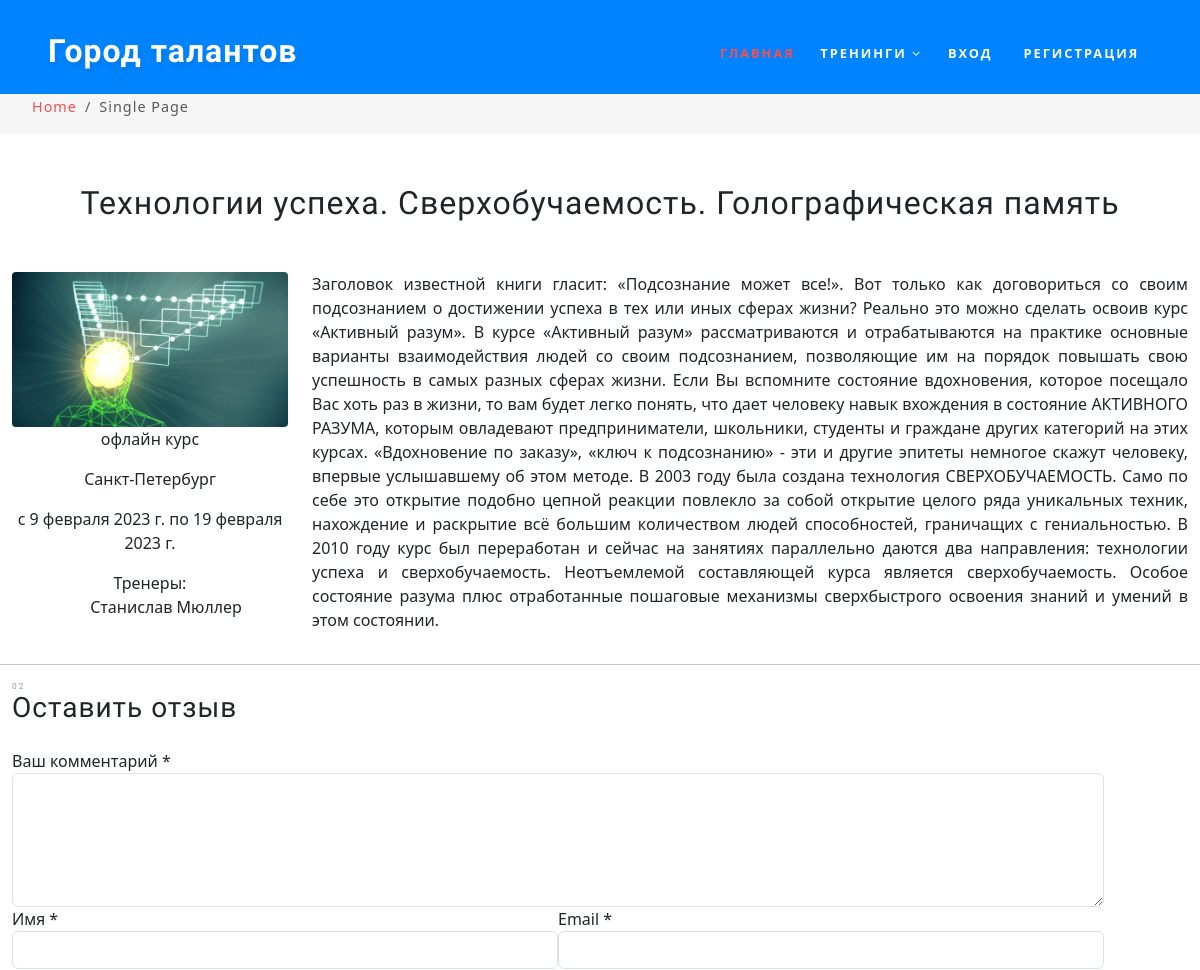
The page /gpspb_09022023/ (upper part) on the database as committed earlier.
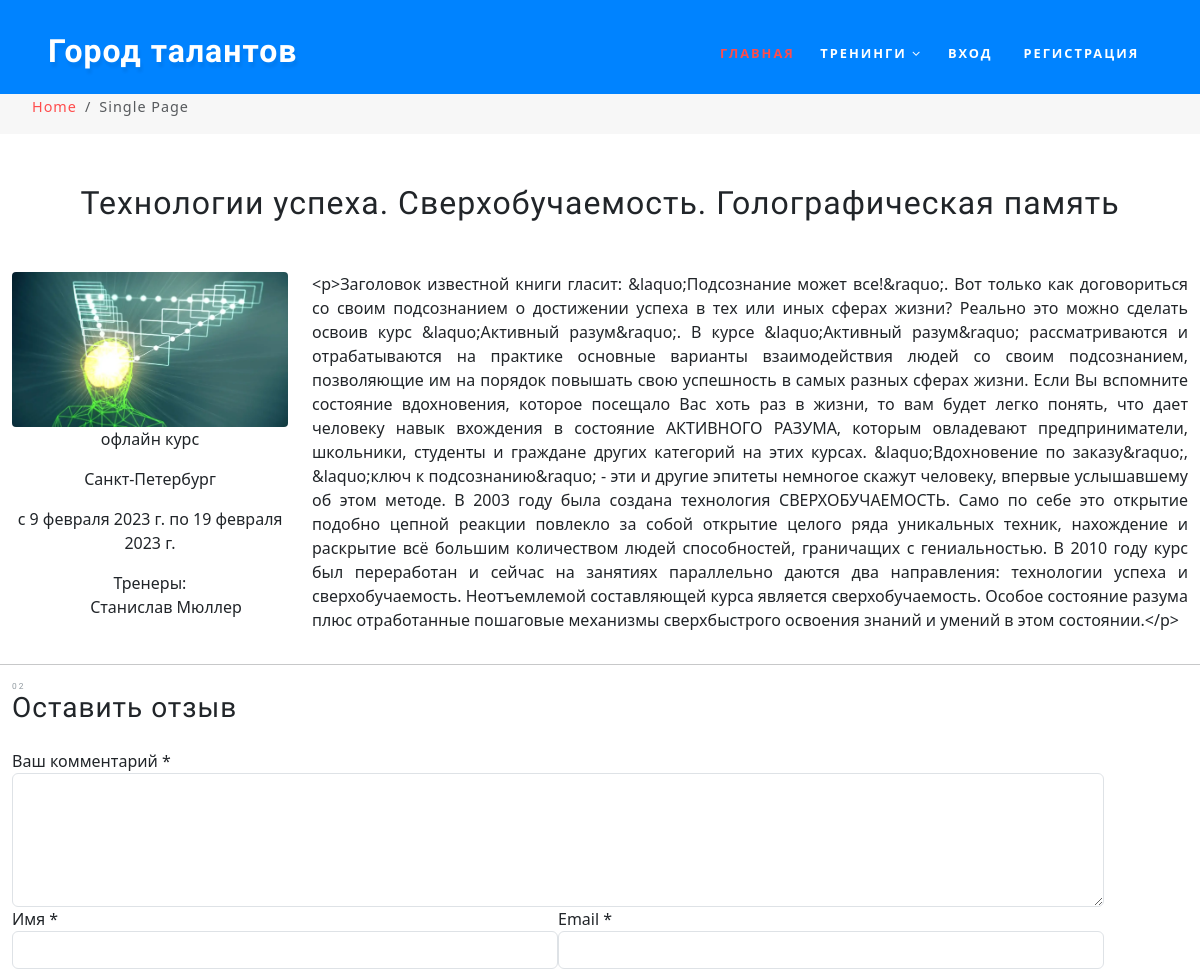
The same page on the database as committed later.
### sam/models.py (models this page shows, shortened)
class Trainings(models.Model):
    name = models.CharField("Название", max_length=255)
    trainingType = models.ForeignKey(
        TrainingTypes, verbose_name="тип тренинга", on_delete=models.SET_NULL, null=True
    )
    dtStart = models.DateField("дата начала", default=date.today)
    dtEnd = models.DateField("дата завершения", default=date.today)
    locality = models.ForeignKey(
        Locality, verbose_name="место проведения тренинга", on_delete=models.SET_NULL, null=True
    )
    instructors = models.ManyToManyField(
        Instructors, verbose_name="тренеры", related_name="traning_instructor"
    )
    draft = models.BooleanField("Черновик", default=False)
    url = models.SlugField(max_length=255, unique=True)
    image = models.ImageField("Изображение", upload_to="trainings", null=True)
    description = models.TextField("Описание", null=True)
    shortText = models.TextField("Краткое описание", max_length=255, null=True )
    class Meta:
        verbose_name = "тренинг"
        verbose_name_plural = "тренинги"

class TrainingTypes(models.Model):
    name = models.CharField("Тип тренинга", max_length=200)
    description = models.TextField("Описание")
    url = models.SlugField(max_length=255, unique=True, default="q")
    def __str__(self):
        return self.name
    class Meta:
        verbose_name = "тип тренинга"
        verbose_name_plural = "типы тренинга"

class Locality(models.Model):
    name = models.CharField("Место тренинга", max_length=255)
    description = models.TextField("Описание")
    image = models.ImageField("Изображение", upload_to="locality")
    url = models.SlugField(max_length=255, unique=True, default="q")
    def __str__(self):
        return self.name
    class Meta:
        verbose_name = "место проведения тренинга"
        verbose_name_plural = "места проведения тренингов"

class Instructors(models.Model):
    fio = models.CharField("ФИО", max_length=255)
    gender = models.ForeignKey(
        Genders, verbose_name="пол", on_delete=models.SET_NULL, null=True
    )
    birthday = models.DateField("Дата рождения")
    education = models.CharField("Образование", max_length=255)
    description = models.TextField("Описание", null=True)
    image = models.ImageField("Изображение", upload_to="instructors")
    locality = models.ManyToManyField(
        Locality, verbose_name="места проведения тренингов", related_name="instructor_locality"
    )
    url = models.SlugField(max_length=255, unique=True, default="q")
    email = models.EmailField("e-mail", max_length=254, null=True)
    mobphone = models.CharField("Телефон", max_length=254, null=True )
    vk = models.URLField("страница ВК", max_length=254, null=True)
    tg = models.URLField("страница Telegramm", max_length=254, null=True)
    class Meta:
        verbose_name = "тренер"
        verbose_name_plural = "тренеры"

### sam/views.py (the view)
# urls.py: path("<slug:slug>/", views.TrainingDetailView.as_view(), name='training_detail'),
class TrainingDetailView(DetailView):
    model = Trainings
    slug_field = "url"
    context_object_name = "training"
    template_name = "sam/training_detail.html"

### sam/templatetags/training_tag.py (called while the page is built)
@register.simple_tag()
def get_trainingTypes():
    return TrainingTypes.objects.all()

### templates/sam/training_detail.html (shortened to what this page needs)
{% extends 'base.html' %}
{% block content %}
    <section class="container-fluid text-center">
        <div class="row">
            <div class="col">
                <h2 class="title-training">{{ training.name }}</h2>
            </div>
        </div>
        <div class="row">
            <div class="col-3">
                <img src="{{training.image.url}}" class="img-inner" alt="картинка тренинга">
                <p>{{ training.trainingType }}</p>
                <p>{{ training.locality }}</p>
                <p>c {{ training.dtStart }} по {{ training.dtEnd }}</p>
                <span class="instructors">Тренеры:
                <ul>
                {% for instructor in training.instructors.all %}
                    <li>{{ instructor.fio }}</li>
                {% endfor %}
                </ul>
            </span>
            </div>
            <div class="col-9 article-content">
                <p>{{ training.description }}</p>
            </div>
        </div>
    </section>
    {% include 'include/reviews.html' %}
{% endblock content %}

### templates/base.html (shortened to what this page needs)
<!DOCTYPE html>
{% load static %}
<html lang="ru">
<head>
    <link rel="stylesheet" href="https://cdn.jsdelivr.net/npm/bootstrap@5.3.0-alpha1/dist/css/bootstrap.min.css">
    <link rel="stylesheet" href="{% static 'css/style.css' %}" type="text/css" media="all">
    <link rel="stylesheet" href="{% static 'css/from_movies.css' %}" type="text/css" media="all">
    <link rel="stylesheet" href="{% static 'css/font-awesome.css' %}" type="text/css" media="all">
    <link rel="stylesheet" href="{% static 'css/bootstrap.min.css' %}" type="text/css" media="all">
    <link rel="stylesheet" href="{% static 'css/bootstrap.css' %}" type="text/css" media="all">
</head>
<body>
<div id="page" class="page">
    <div class="main-banner bg {% block header %} {% endblock header %}" id="home">
        {% include 'include/header.html' %}
    </div>
    <ol class="breadcrumb editContent">
        <li class="breadcrumb-item">
            <a href="index.html" class="editContent">Home</a>
        </li>
        <li class="breadcrumb-item active editContent">Single Page</li>
    </ol>
    {% block content %}
    {% endblock content %}
</div>
</body>
</html>

### templates/include/header.html (shortened to what this page needs)
{% load training_tag %}
<header class="header">
    <div class="container-fluid px-lg-5">
        <nav class="py-4">
            <div id="logo">
                <h2>
                    <a href="http://talentcity.ru/" class="editContent" target="_blank">
                        Город талантов
                    </a>
                </h2>
            </div>
            <ul class="menu mt-2">
                <li class="active"><a href="index.html">Главная</a></li>
                <li>
                    <a href="#">Тренинги <span class="fa fa-angle-down" aria-hidden="true"></span></a>
                </li>
                <li>
                    {% if user.is_authenticated %}
                    <span>{{ user.username }}</span>
                        <a href="{% url 'account_logout' %}">
                            Выход
                        </a>
                    {% else %}
                        <a href="{% url 'account_login' %}">
                            Вход
                        </a>
                        <a href="{% url 'account_signup' %}">
                            Регистрация
                        </a>
                    {% endif %}
                </li>
            </ul>
        </nav>
    </div>
</header>

### templates/include/reviews.html (shortened to what this page needs)
<hr>
<div class="row review container">
    <div class="single-form-left">
        <div class="contact-single">
            <h3 class="editContent">
                <span class="sub-tittle editContent">02</span>
                Оставить отзыв
            </h3>
            <form action="#" method="get" class="mt-4">
                <div class="form-group editContent">
                    <label for="contactcomment" class="editContent">
                        Ваш комментарий *
                    </label>
                    <textarea class="form-control border" rows="5" id="contactcomment" required="">
                    </textarea>
                </div>
                <div class="d-sm-flex">
                    <div class="col-sm-6 form-group p-0 editContent">
                        <label for="contactusername" class="editContent">
                            Имя *
                        </label>
                        <input type="text" class="form-control border" id="contactusername" required="">
                    </div>
                    <div class="col-sm-6 form-group ml-sm-3 editContent">
                        <label for="contactemail" class="editContent">
                            Email *
                        </label>
                        <input type="email" class="form-control border" id="contactemail" required="">
                    </div>
                </div>
            </form>
        </div>
    </div>
</div>

### templates/include/footer.html (shortened to what this page needs)
{% load static %}

### static/css/style.css (style rules this page uses)
:root { --main-bg-color-1: #0083ff; --main-bg-color-2: #2fbb22; --main-bg-color-3: #fff; }
header { position: fixed; z-index: 9; width: 100%; background-color: var(--main-bg-color-1); }
.img-inner { width: 100%; }
.title-training { margin: 50px; }
.instructors li { list-style-type: none; }
.article-content p { text-align: justify; }
h1, h2, h3, h4, h5, h6 { font-family: 'Source Sans Pro', sans-serif; color: #000; font-weight: 600; line-height: 1.7; margin: 0; }

### static/css/from_movies.css (style rules this page uses)
html, body { margin: 0; font-size: 100%; background: #fff; font-family: 'Lato', sans-serif; scroll-behavior: smooth; }
body a { text-decoration: none; transition: 0.5s all; -webkit-transition: 0.5s all; -moz-transition: 0.5s all; -o-transition: 0.5s all; -ms-transition: 0.5s all; }
input[type="button"], input[type="submit"], input[type="text"], input[type="email"], input[type="search"] { transition: 0.5s all; -webkit-transition: 0.5s all; -moz-transition: 0.5s all; -o-transition: 0.5s all; -ms-transition: 0.5s all; font-family: 'Source Sans Pro', sans-serif; }
h1, h2, h3, h4, h5, h6 { margin: 0; letter-spacing: 1px; font-weight: 600; font-family: 'Source Sans Pro', sans-serif; }
ul { margin: 0; padding: 0; }
body img { border-radius: 4px; -webkit-border-radius: 4px; -o-border-radius: 4px; -moz-border-radius: 4px; -ms-border-radius: 4px; }
.breadcrumb, ol { margin-bottom: 0 !important; }
nav { margin: 0; padding: 0; }
#logo a { float: left; display: initial; margin: 0; letter-spacing: 1px; color: #fff; font-size: 1em; font-weight: 700; text-shadow: 2px 5px 3px rgba(0, 0, 0, 0.06); font-family: 'Source Sans Pro', sans-serif; }
nav:after { content: ""; display: table; clear: both; }
nav ul { float: right; padding: 0; margin: 0; list-style: none; position: relative; }
nav ul li { display: inline-block; float: left; }
.menu li a { font-weight: 700; font-size: 0.8em; letter-spacing: 2px; padding-left: 0; padding-right: 0; padding: 10px 0; margin: 0px 1em; color: #fff; text-transform: uppercase; -webkit-transition: 0.5s all ease; -moz-transition: 0.5s all ease; -o-transition: 0.5s all ease; -ms-transition: 0.5s all ease; }
.menu li.active a { color: #ff4c4c !important; }
li > a:only-child:after { content: ''; }
.main-banner { -webkit-background-size: cover; -moz-background-size: cover; -o-background-size: cover; -ms-background-size: cover; background-size: cover; position: relative; min-height: 5em; }
.sub-tittle { font-size: 0.3em; color: #919aa0; letter-spacing: 2px; display: block; text-transform: uppercase; }
ol.breadcrumb { background: none; margin: 0; padding: 1em 2em; background: #f7f7f7; }
li.breadcrumb-item { font-size: 0.9em; letter-spacing: 1px; }
.breadcrumb-item.active { color: #888; }
li.breadcrumb-item a { color: #ff4c4c; }
.review { flex-direction: column; }

Rows that differ between the two databases and show on the page:
changed Trainings "Технологии успеха. Сверхобучаемость. Голографическая память": description "Заголовок известной книги гласит: «Подсознание может все!». Вот только как договориться со своим подсознанием о достижении успеха в тех или иных сферах жизни? Реально это можно сделать освоив курс «Активный разум». В курсе «Активный разум» рассматриваются и отрабатываются на практике основные варианты взаимодействия людей со своим подсознанием, позволяющие им на порядок повышать свою успешность в самых разных сферах жизни. Если Вы вспомните состояние вдохновения, которое посещало Вас хоть раз в жизни, то вам будет легко понять, что дает человеку навык вхождения в состояние АКТИВНОГО РАЗУМА, которым овладевают предприниматели, школьники, студенты и граждане других категорий на этих курсах.…" → "<p>Заголовок известной книги гласит: &laquo;Подсознание может все!&raquo;. Вот только как договориться со своим подсознанием о достижении успеха в тех или иных сферах жизни? Реально это можно сделать освоив курс &laquo;Активный разум&raquo;. В курсе &laquo;Активный разум&raquo; рассматриваются и отрабатываются на практике основные варианты взаимодействия людей со своим подсознанием, позволяющие им на порядок повышать свою успешность в самых разных сферах жизни. Если Вы вспомните состояние вдохновения, которое посещало Вас хоть раз в жизни, то вам будет легко понять, что дает человеку навык вхождения в состояние АКТИВНОГО РАЗУМА, которым овладевают предприниматели, школьники, студенты и…"
